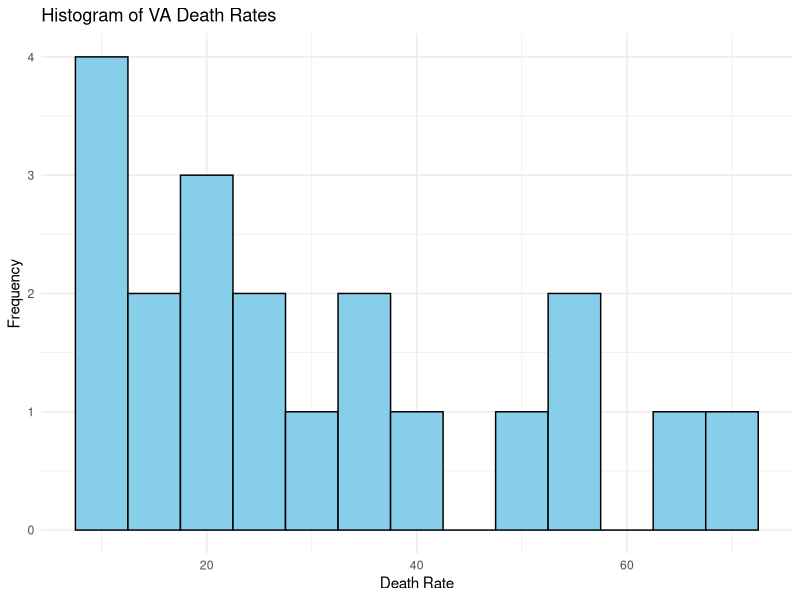
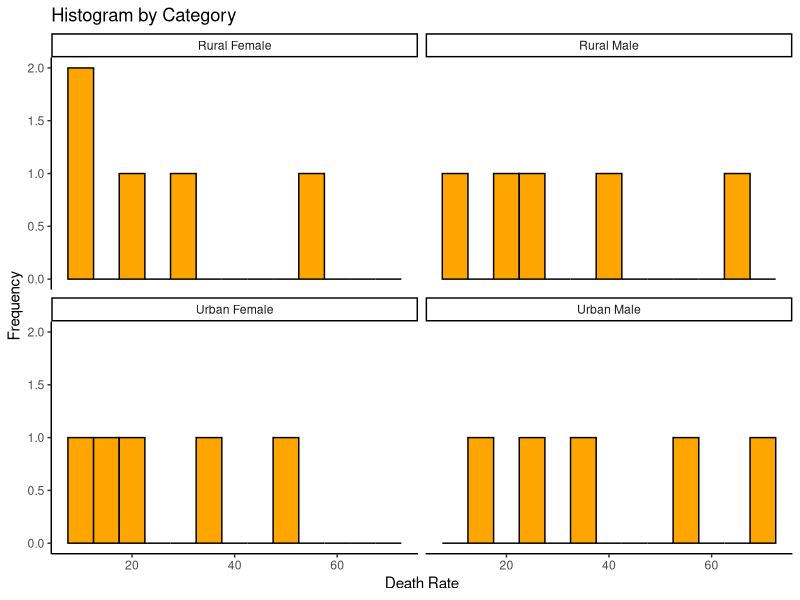
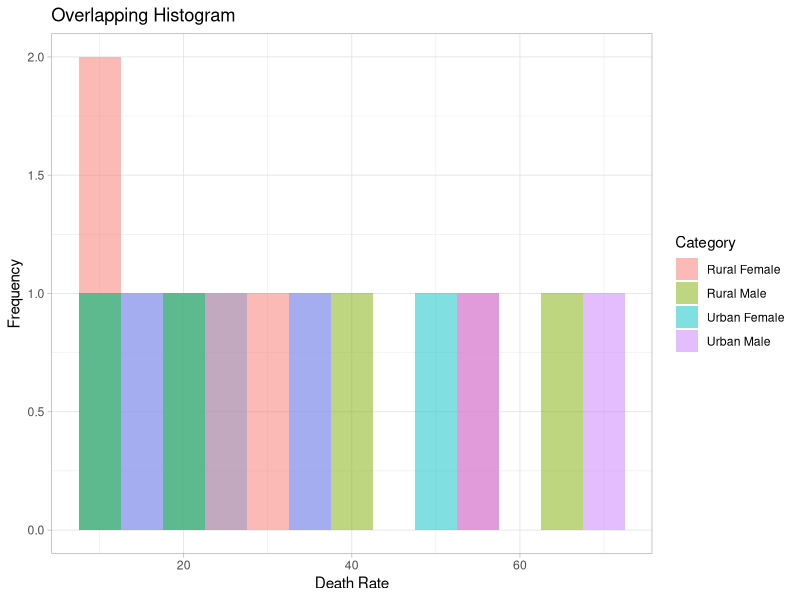
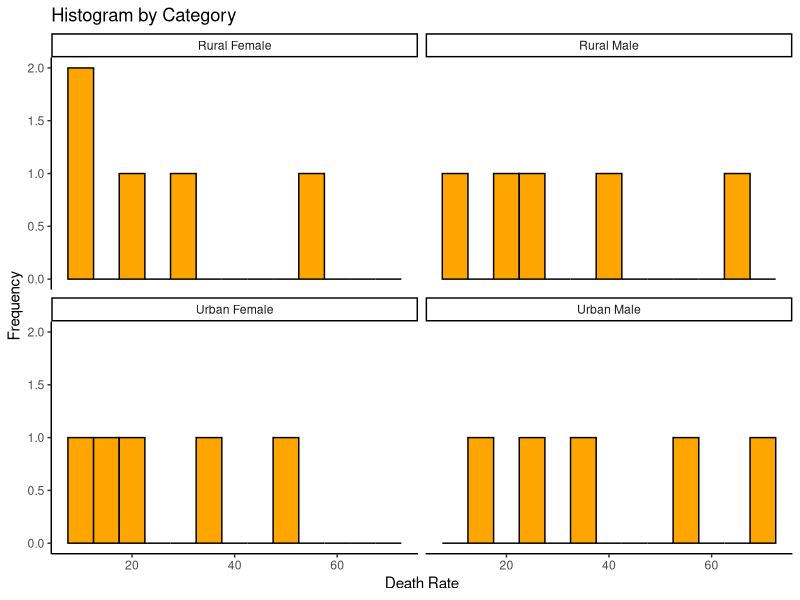
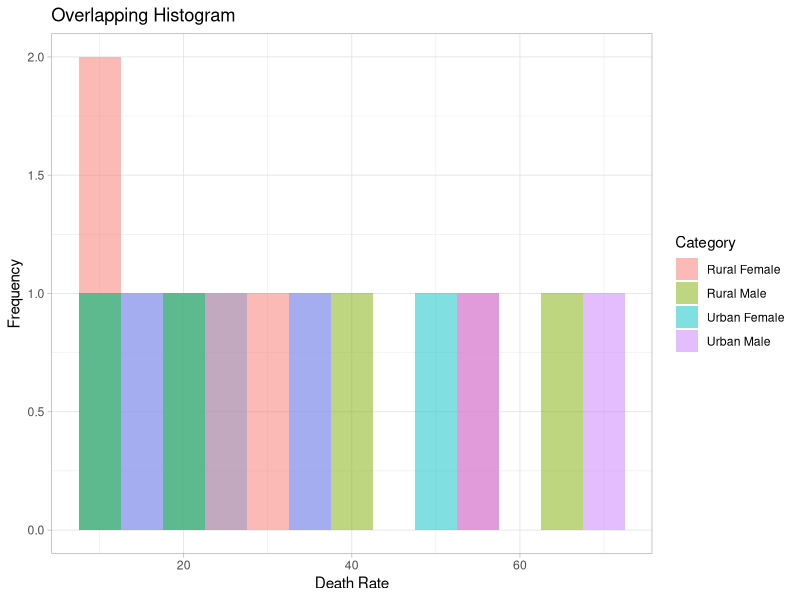

Here is the R script that generated these plots, in order:
library(ggplot2)
data("VADeaths")

df <- as.data.frame(VADeaths)

df_long <- data.frame(
  AgeGroup = rep(rownames(df), times = ncol(df)),
  Category = rep(colnames(df), each = nrow(df)),
  DeathRate = as.vector(as.matrix(df))
)
p1 <- ggplot(df_long, aes(x = DeathRate)) +
  geom_histogram(binwidth = 5, fill = "skyblue", color = "black") +
  labs(title = "Histogram of VA Death Rates",
       x = "Death Rate",
       y = "Frequency") +
  theme_minimal()


p1
p2 <- ggplot(df_long, aes(x = DeathRate)) +
  geom_histogram(binwidth = 5, fill = "orange", color = "black") +
  facet_wrap(~Category) +
  labs(title = "Histogram by Category",
       x = "Death Rate",
       y = "Frequency") +
  theme_classic()

ggsave("plots/week1A_plot-2.png", plot = p2)
p2
p3 <- ggplot(df_long, aes(x = DeathRate, fill = Category)) +
  geom_histogram(binwidth = 5, alpha = 0.5, position = "identity") +
  labs(title = "Overlapping Histogram",
       x = "Death Rate",
       y = "Frequency") +
  theme_light()

ggsave("plots/week1A_plot-3.png", plot = p3)
p3
